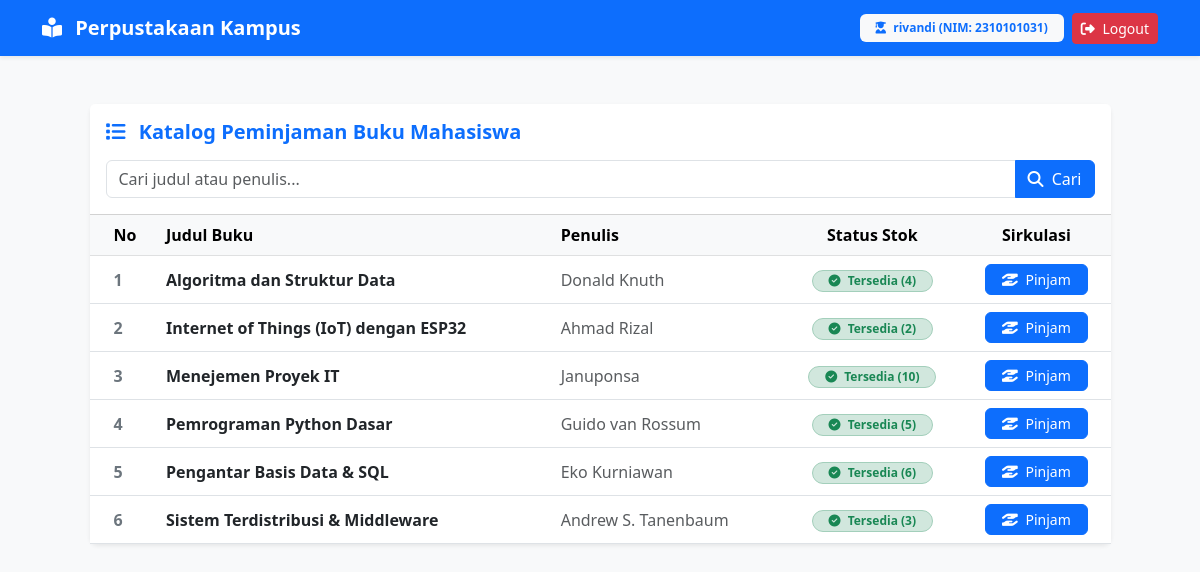
The page / (signed in) on the database its author committed.
### tables this page shows
CREATE TABLE buku (
    id INTEGER PRIMARY KEY AUTOINCREMENT,
    judul VARCHAR(150),
    penulis VARCHAR(100),
    stok_total INTEGER,
    stok_tersedia INTEGER
, kategori TEXT NOT NULL DEFAULT 'Lainnya');

### app.py (the view)
@app.route('/')
def beranda():
    if 'user_id' not in session:
        return redirect(url_for('login'))
    if session.get('peran') == 'admin':
        return redirect(url_for('admin_dashboard'))
    kata_kunci = request.args.get('cari', '').strip()
    conn = get_db_connection()
    if kata_kunci:
        daftar_buku = conn.execute("""
            SELECT * FROM buku
            WHERE judul LIKE ? OR penulis LIKE ?
            ORDER BY judul ASC
        """, (f'%{kata_kunci}%', f'%{kata_kunci}%')).fetchall()
    else:
        daftar_buku = conn.execute("SELECT * FROM buku ORDER BY judul ASC").fetchall()
    conn.close()
    return render_template('index.html', daftar_buku=daftar_buku, kata_kunci=kata_kunci)

### app.py (called while the page is built)
def get_db_connection():
    conn = sqlite3.connect('perpustakaan.db')
    conn.row_factory = sqlite3.Row
    return conn

### templates/index.html (shortened to what this page needs)
<!DOCTYPE html>
<html lang="id">
<head>
    <link href="https://cdn.jsdelivr.net/npm/bootstrap@5.3.0/dist/css/bootstrap.min.css" rel="stylesheet">
    <link rel="stylesheet" href="https://cdnjs.cloudflare.com/ajax/libs/font-awesome/6.4.0/css/all.min.css">
</head>
<body class="bg-light">
    <nav class="navbar navbar-expand-lg navbar-dark bg-primary shadow-sm">
        <div class="container">
            <a class="navbar-brand fw-bold" href="{{ url_for('beranda') }}">
                <i class="fa-solid fa-book-open-reader me-2"></i>
                Perpustakaan Kampus
            </a>
            <div class="d-flex align-items-center gap-2">
                <span class="badge bg-light text-primary py-2 px-3">
                    <i class="fa-solid fa-user-graduate me-1"></i>
                    {{ session['username'] }} (NIM: {{ session['nim'] }})
                </span>
                <a href="{{ url_for('logout') }}" class="btn btn-danger btn-sm">
                    <i class="fa-solid fa-right-from-bracket me-1"></i> Logout
                </a>
            </div>
        </div>
    </nav>
    <div class="container my-5">
        <div class="row justify-content-center">
            <div class="col-md-11">
                <div class="card shadow-sm border-0 rounded-3">
                    <div class="card-header bg-white py-3">
                        <h5 class="mb-3 fw-bold text-primary">
                            <i class="fa-solid fa-list me-2"></i>
                            Katalog Peminjaman Buku Mahasiswa
                        </h5>
                        <form method="GET" action="{{ url_for('beranda') }}">
                            <div class="input-group">
                                <input type="text" name="cari" class="form-control"
                                    placeholder="Cari judul atau penulis..." value="{{ kata_kunci }}">
                                <button class="btn btn-primary" type="submit">
                                    <i class="fa-solid fa-magnifying-glass me-1"></i> Cari
                                </button>
                            </div>
                        </form>
                    </div>
                    <div class="card-body p-0">
                        <div class="table-responsive">
                            <table class="table table-hover align-middle mb-0">
                                <thead class="table-light">
                                    <tr>
                                        <th class="ps-4">No</th>
                                        <th>Judul Buku</th>
                                        <th>Penulis</th>
                                        <th class="text-center">Status Stok</th>
                                        <th class="text-center">Sirkulasi</th>
                                    </tr>
                                </thead>
                                <tbody>
                                    {% for buku in daftar_buku %}
                                    <tr>
                                        <td class="ps-4 fw-bold text-secondary">{{ loop.index }}</td>
                                        <td><div class="fw-bold text-dark">{{ buku['judul'] }}</div></td>
                                        <td><span class="text-muted">{{ buku['penulis'] }}</span></td>
                                        <td class="text-center">
                                            {% if buku['stok_tersedia'] > 0 %}
                                            <span class="badge bg-success-subtle text-success border border-success-subtle rounded-pill px-3">
                                                <i class="fa-solid fa-circle-check me-1"></i>
                                                Tersedia ({{ buku['stok_tersedia'] }})
                                            </span>
                                            {% else %}
                                            <span class="badge bg-danger-subtle text-danger border border-danger-subtle rounded-pill px-3">
                                                <i class="fa-solid fa-circle-xmark me-1"></i>
                                                Habis Dipinjam
                                            </span>
                                            {% endif %}
                                        </td>
                                        <td class="text-center">
                                            <div class="d-flex justify-content-center gap-2">
                                                <form action="{{ url_for('pinjam_buku', buku_id=buku['id']) }}" method="POST" class="m-0">
                                                    {% if buku['stok_tersedia'] > 0 %}
                                                    <button type="submit" class="btn btn-sm btn-primary rounded-2 px-3">
                                                        <i class="fa-solid fa-hand-holding-hand me-1"></i> Pinjam
                                                    </button>
                                                    {% else %}
                                                    <button type="button" class="btn btn-sm btn-secondary rounded-2 px-3" disabled>
                                                        <i class="fa-solid fa-ban me-1"></i> Habis
                                                    </button>
                                                    {% endif %}
                                                </form>
                                            </div>
                                        </td>
                                    </tr>
                                    {% else %}
                                    <tr>
                                        <td colspan="5" class="text-center py-5 text-muted">
                                            Buku tidak ditemukan.
                                        </td>
                                    </tr>
                                    {% endfor %}
                                </tbody>
                            </table>
                        </div>
                    </div>
                </div>
            </div>
        </div>
    </div>
</body>
</html>

### rows shown on the page
buku: judul "Algoritma dan Struktur Data", penulis "Donald Knuth", stok_tersedia "4", shows "Pinjam"
buku: judul "Internet of Things (IoT) dengan ESP32", penulis "Ahmad Rizal", stok_tersedia "2", shows "Pinjam"
buku: judul "Menejemen Proyek IT", penulis "Januponsa", stok_tersedia "10", shows "Pinjam"
buku: judul "Pemrograman Python Dasar", penulis "Guido van Rossum", stok_tersedia "5", shows "Pinjam"
buku: judul "Pengantar Basis Data & SQL", penulis "Eko Kurniawan", stok_tersedia "6", shows "Pinjam"
buku: judul "Sistem Terdistribusi & Middleware", penulis "Andrew S. Tanenbaum", stok_tersedia "3", shows "Pinjam"

### other values the page prints
{{ session['username'] }} "rivandi"
{{ session['nim'] }} "2310101031"
